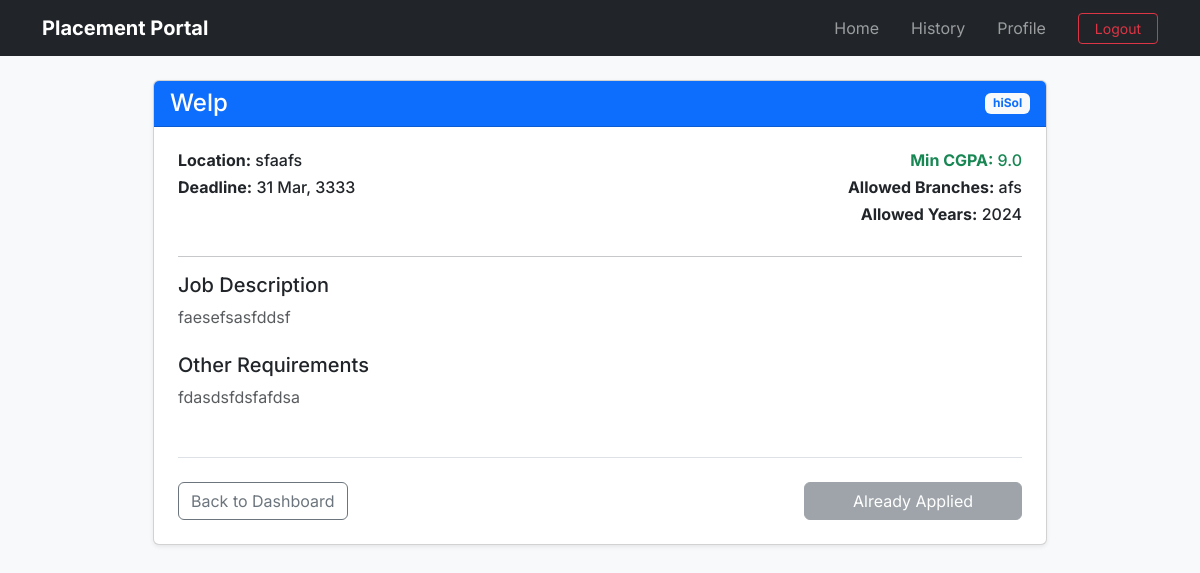
The app's page /drive/3/details (signed in) with its own data.
### application/models.py (models this page shows)
class PlacementDrive(db.Model):
    __tablename__="placement_drives"
    id=db.Column(db.Integer(),primary_key=True)
    company_id=db.Column(db.Integer(),db.ForeignKey("companies.id"),nullable=False)
    job_title=db.Column(db.String(200),nullable=False)
    job_description=db.Column(db.Text(),nullable=False)
    job_location=db.Column(db.String(200),nullable=False)
    eligibility_CGPA=db.Column(db.Float(),nullable=False)
    eligibility_criteria_others=db.Column(db.Text(),nullable=True)
    deadline=db.Column(db.DateTime(),nullable=False)
    status=db.Column(db.String(30),default='Pending') #Pending, Approved, Denied or Closed. Will be done by Admin
    allowed_branches=db.Column(db.Text(),nullable=False)
    allowed_years=db.Column(db.Text(),nullable=False)
    created_at=db.Column(db.DateTime(),default=datetime.now)
    company=db.relationship("Company",back_populates="drives") #Child side
    applications=db.relationship("Application",back_populates="drive",cascade="all,delete-orphan") #Parent side

class Company(db.Model):
    __tablename__="companies"
    id=db.Column(db.Integer(),primary_key=True)
    user_id=db.Column(db.Integer(),db.ForeignKey("users.id"),nullable=False)
    company_name=db.Column(db.String(200),nullable=False)
    hr_name=db.Column(db.String(100),nullable=True)
    hr_contact=db.Column(db.String(100),nullable=True)
    website=db.Column(db.String(200),nullable=True)
    is_approved=db.Column(db.Boolean(),default=False) # Until Admin toggles this on the company wont be approved and wont be shown in dashboard
    user=db.relationship("User",back_populates="company") #Child side
    drives=db.relationship("PlacementDrive",back_populates="company",cascade="all,delete-orphan") #Parent side

### application/controllers.py (the view)
@app.route('/drive/<int:drive_id>/details')
def view_drive(drive_id):
    if session.get('role') not in ['student','company','admin']:
        return redirect(url_for('login'))
    drive=PlacementDrive.query.get_or_404(drive_id)
    student=None
    already_applied=None
    if session.get('role')=='student':
        student=Student.query.filter_by(user_id=session['user_id']).first()
        if student:
            already_applied=Application.query.filter_by(student_id=student.id,drive_id=drive.id).first()
    return render_template('view_drive.html',drive=drive,student=student,already_applied=already_applied)

### templates/view_drive.html
{% extends 'base.html' %}
{% block content %}
<div class="row justify-content-center">
    <div class="col-md-9">
        <div class="card shadow-sm">
            <div class="card-header bg-primary text-white d-flex justify-content-between align-items-center">
                <h4 class="mb-0">{{ drive.job_title }}</h4>
                <span class="badge bg-light text-primary">{{ drive.company.company_name }}</span>
            </div>
            <div class="card-body p-4">
                <div class="row mb-4">
                    <div class="col-md-6">
                        <h6><strong>Location:</strong> {{ drive.job_location }}</h6>
                        <h6><strong>Deadline:</strong> {{ drive.deadline.strftime('%d %b, %Y') }}</h6>
                    </div>
                    <div class="col-md-6 text-md-end">
                        <h6 class="text-success"><strong>Min CGPA:</strong> {{ drive.eligibility_CGPA }}</h6>
                        <h6><strong>Allowed Branches:</strong> {{ drive.allowed_branches if drive.allowed_branches else 'All Branches' }}</h6>
                        <h6><strong>Allowed Years:</strong> {{ drive.allowed_years if drive.allowed_years else 'Not Specific'}}</h6>
                    </div>
                </div>
                <hr>
                <h5>Job Description</h5>
                <p class="text-muted" style="white-space: pre-wrap;">{{ drive.job_description }}</p>
                <h5 class="mt-4">Other Requirements</h5>
                <p class="text-muted">{{ drive.eligibility_criteria_others or 'None specified.' }}</p>
                <div class="mt-5 border-top pt-4 d-flex justify-content-between align-items-center">
                    {% if session.get('role') == 'admin' %}
                        <a href="{{ url_for('admin_approvals') }}" class="btn btn-outline-secondary">Back to Approvals</a>
                    {% elif session.get('role') == 'student' %}
                        <a href="{{ url_for('student_dashboard') }}" class="btn btn-outline-secondary">Back to Dashboard</a>
                    {% else %}
                        <a href="{{ url_for('company_dashboard') }}" class="btn btn-outline-secondary">Back to Dashboard</a>
                    {% endif %}
                    {% if session.get('role') == 'student' %}
                        {% if already_applied %}
                            <button class="btn btn-secondary px-5" disabled>Already Applied</button>
                        {% elif student.cgpa < drive.eligibility_CGPA %}
                            <button class="btn btn-danger px-5" disabled title="CGPA too low">Ineligible (Low CGPA)</button>
                        {% else %}
                            <form action="{{ url_for('apply_drive', drive_id=drive.id) }}" method="POST">
                                <button type="submit" class="btn btn-primary px-5">Apply Now</button>
                            </form>
                        {% endif %}
                    {% elif session.get('role') == 'admin' %}
                        <span class="btn btn-primary p-3">Admin Reviewing Mode</span>
                    {% endif %}
                </div>
            </div>
        </div>
    </div>
</div>
{% endblock %}

### templates/base.html (style rules this page uses)
body { font-family: 'Inter', sans-serif; }

### records on screen
PlacementDrive: job_title "Welp", job_location "sfaafs", deadline "31 Mar, 3333", eligibility_CGPA "9.0", allowed_branches "afs", allowed_years "2024", job_description "faesefsasfddsf", eligibility_criteria_others "fdasdsfdsfafdsa"
Company: company.company_name "hiSol"
